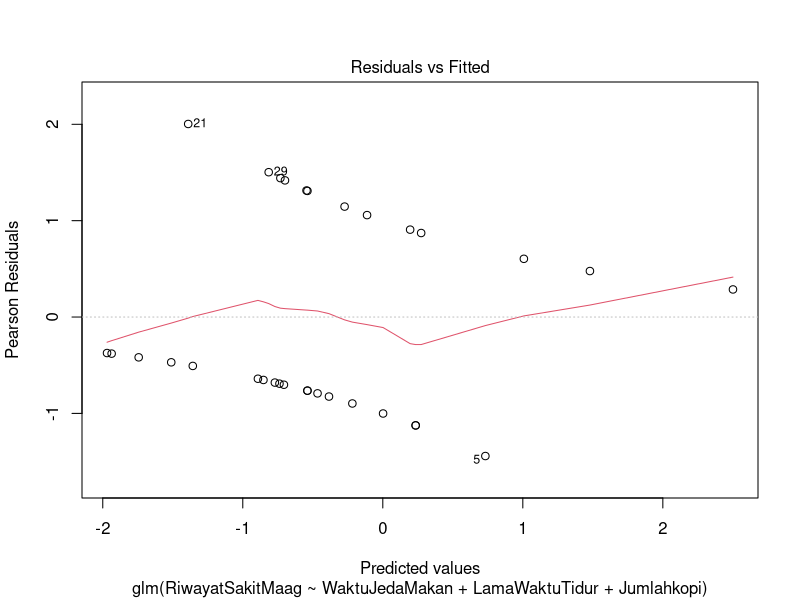
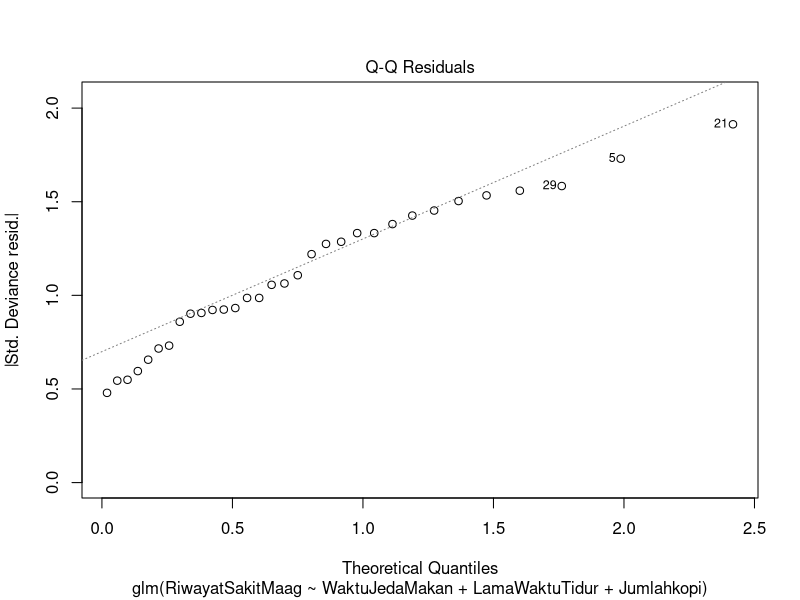
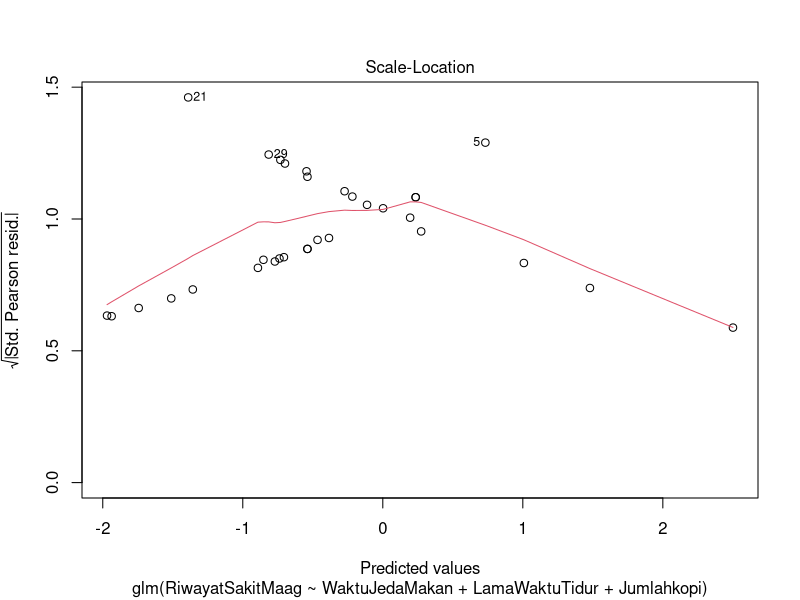
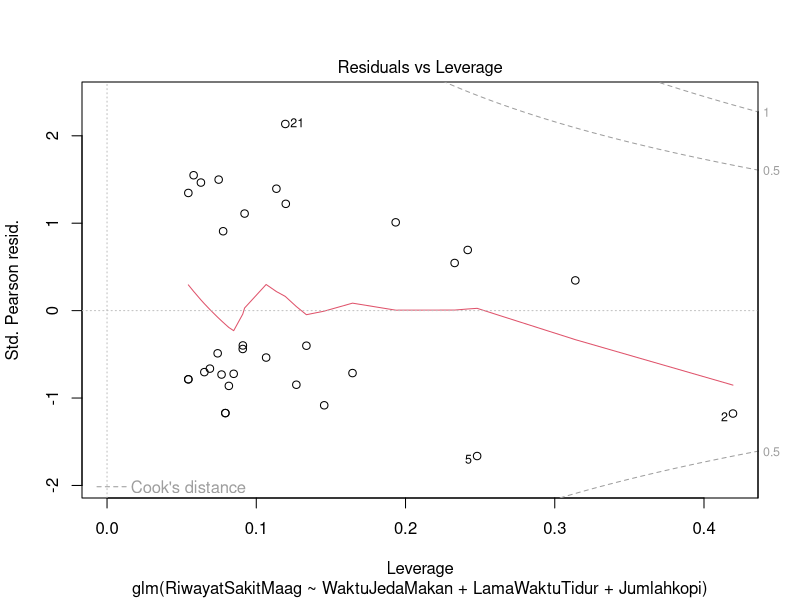

Write the R code that produced these figures, in order.
data <- data.frame(
  RiwayatSakitMaag = c(0,0,1,0,0,0,0,0,1,1,1,0,0,1,0,0,0,1,1,0,1,1,0,0,0,1,0,0,1,1,0,1),
  WaktuJedaMakan = c(10,16,15,12,12,10,14,14,7,15,13,17,14,13,12,10,8,12,9,15,12,15,10,13,10,14,15,14,12,6,14,14),
  LamaWaktuTidur = c(6,5,4,7,3,5,5,5,6,5,4,4,6,5,6,5,6,3,6,4,7,2,6,7,7,5,7,4.7,5.5,5,5,4),
  Jumlahkopi = c(0,3,1,0,0,1,1,1,1,1,1,0,0,0,1,1,1,5,0,0,1,2,1,0,0,1,1,0,0,1,0,0)
)
str(data)

model <- glm(RiwayatSakitMaag ~ WaktuJedaMakan + LamaWaktuTidur + Jumlahkopi,
             data = data,
             family = binomial)
summary(model)
exp(coef(model))
anova(model, test = "Chisq")
plot(model)
